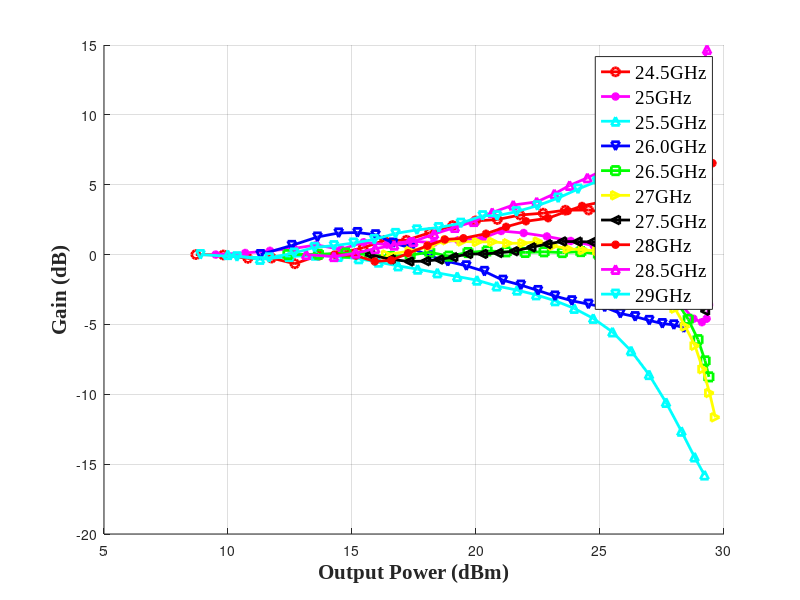

MATLAB code to generate this figure:
clc
clear
close all
% frequency settings of PA                      
f_start =24.5e9;
f_stop =29e9;
f_step =0.5e9;
RFfreq=f_start:f_step:f_stop;
Nf=length(RFfreq);
Np_interp=25;
Pin_interp=zeros(Nf,Np_interp);
Gain_interp=zeros(Nf,Np_interp);
Phase_PA_Driver_interp=zeros(Nf,Np_interp);
Pout_interp=zeros(Nf,Np_interp);
Phase_PA_Driver_n=zeros(Nf,Np_interp);


for i=1:Nf
    if RFfreq(i)==24.5e9
        load('MMwave_single_PA_24_5GHz_pulse.mat');
    elseif RFfreq(i)==25e9
        load('MMwave_single_PA_25GHz_pulse.mat');
    elseif RFfreq(i)==25.5e9
        load('MMwave_single_PA_25_5GHz_pulse.mat')
    elseif RFfreq(i)==26e9
        load('MMwave_single_PA_26GHz_pulse.mat') 
    elseif RFfreq(i)==26.5e9
        load('MMwave_single_PA_26_5GHz_pulse.mat')
    elseif RFfreq(i)==27e9
        load('MMwave_single_PA_27GHz_pulse.mat')
    elseif RFfreq(i)==27.5e9
        load('MMwave_single_PA_27_5GHz_pulse.mat')
    elseif RFfreq(i)==28e9
        load('MMwave_single_PA_28GHz_pulse.mat')
    elseif RFfreq(i)==28.5e9
        load('MMwave_single_PA_28_5GHz_pulse.mat')
    else
        load('MMwave_single_PA_29GHz_pulse.mat')
    end
    Np=length(Gain_PA);
    Pin=1:1:Np;
    Pin_interp(i,:)=1:(Np-1)/(Np_interp-1):Np;
    Gain_interp(i,:)=interp1(Pin,Gain_PA,Pin_interp(i,:),'linear');
    Phase_PA_Driver_interp(i,:)=interp1(Pin,Phase_PA_Driver,Pin_interp(i,:),'linear');
    Phase_PA_Driver_n(i,:)=Phase_PA_Driver_interp(i,:)-Phase_PA_Driver_interp(i,1);
    Pout_interp(i,:)=interp1(Pin,Pout,Pin_interp(i,:),'linear');
    Gain_PA=[]; Phase_PA_Driver=[]; Pout=[]; 
end

linestyle1=char('-ro', '-m*', '-c^', '-bv', '-gs', '-y>', '-k<','-r*', '-m^', '-cv', '-bv', '-gs', '-y>', '-k<','-r*', '-m^', '-cv');
% Np=21; Np_interp=25;
% Pin=1:1:Np;
% Pin_test=1:(Np-1)/(Np_interp-1):Np;

figure()
hold on
for i=1:Nf
    plot(Pout_interp(i,:),Phase_PA_Driver_n(i,:),linestyle1(i,:),'linewidth',2);
end
set(gcf,'color','w');
% axis([-20,0,0,30]);
h=legend('24.5GHz','25GHz','25.5GHz','26.0GHz','26.5GHz','27GHz','27.5GHz','28GHz','28.5GHz','29GHz');
set(h,'fontsize',14,'fontname','Times New Roman')
% title('DE vs Normalized Pout for various x_n','fontsize',14,'fontname','Times New Roman');
xlabel('Output Power (dBm)','fontsize',15,'fontname','Times New Roman','fontweight','b');
ylabel('Gain (dB)','fontsize',15,'fontname','Times New Roman','fontweight','b');    
hold off    
grid on


